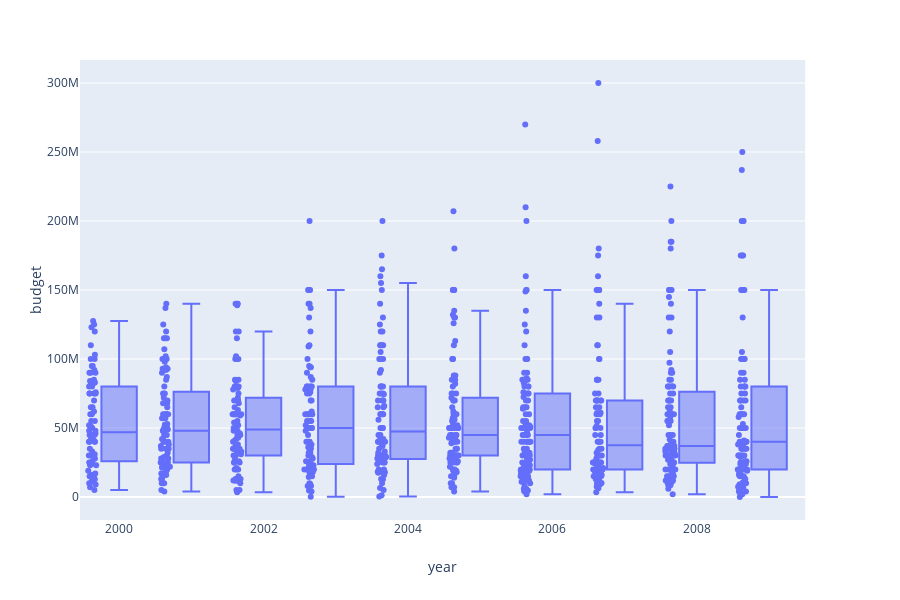

Here is the notebook cell this chart was saved with:
### Code cell
fig = px.box(highest_revenue[highest_revenue['budget']>0], x='year', y='budget',
             hover_data=['title'], points='all')
fig.show()

### Figure 1 — Plotly figure (JSON) as saved in the notebook; plotly's stock layout.template omitted (floating-point values rounded to 4 significant figures; data arrays with more than 128 entries replaced by an {"elided": "..."} marker saying what was removed)
{"data": [{"alignmentgroup": "True", "boxpoints": "all", "customdata": {"elided": "958x1 str values"}, "hoverlabel": {"namelength": 0}, "hovertemplate": "year=%{x}<br>budget=%{y}<br>title=%{customdata[0]}", "legendgroup": "", "marker": {"color": "#636efa"}, "name": "", "notched": false, "offsetgroup": "", "orientation": "v", "showlegend": false, "type": "box", "x": {"elided": "958 int values"}, "x0": " ", "xaxis": "x", "y": {"elided": "958 int values"}, "y0": " ", "yaxis": "y"}], "layout": {"boxmode": "group", "height": 600, "legend": {"tracegroupgap": 0}, "margin": {"t": 60}, "xaxis": {"anchor": "y", "domain": [0, 0.98], "title": {"text": "year"}}, "yaxis": {"anchor": "x", "domain": [0, 1], "title": {"text": "budget"}}}}
